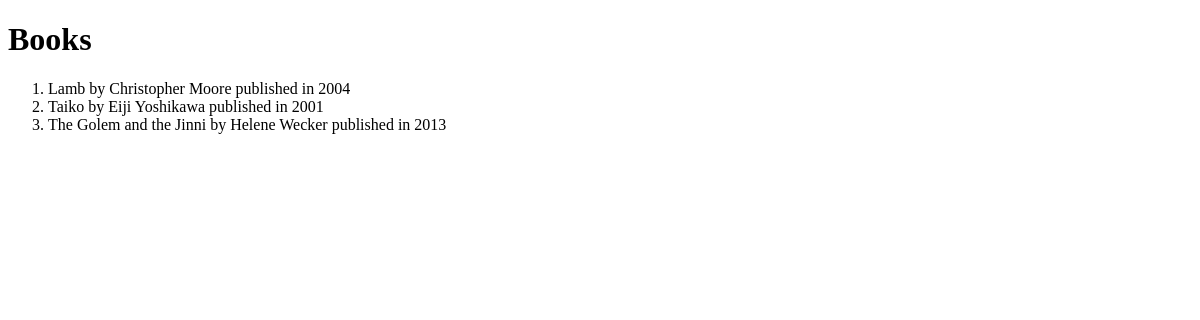
Page /books/ (signed in) on the earlier database version.
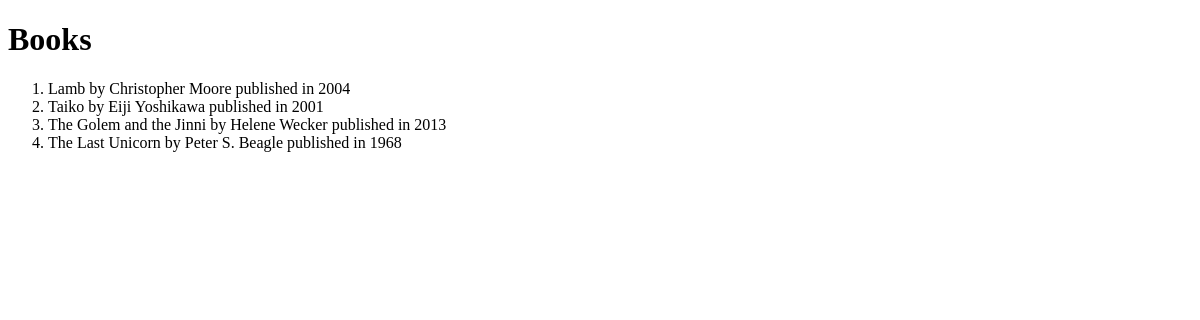
Same page on the later database version.
### libraryapp/models/book.py (models this page shows)
class Book (models.Model):
    title = models.CharField(max_length=50)
    isbn = models.CharField(max_length=50)
    author = models.CharField(max_length=50)
    published = models.IntegerField()
    librarian = models.ForeignKey(Librarian, on_delete=models.CASCADE)
    location = models.ForeignKey(
        Library, related_name="books",
        null=True,
        blank=True,
        on_delete=models.CASCADE)

### libraryapp/views/books/list.py (the view, shortened to what this page needs)
# urls.py: path('books/', book_list, name='books'),
@login_required
def book_list(request):
    if request.method == 'GET':
        with sqlite3.connect(Connection.db_path) as conn:
            conn.row_factory = model_factory(Book)
            db_cursor = conn.cursor()
            db_cursor.execute("""
            select
                b.id,
                b.title,
                b.isbn,
                b.author,
                b.published,
                b.librarian_id,
                b.location_id
            from libraryapp_book b
            """)
            all_books = db_cursor.fetchall()
        template = 'books/list.html'
        context = {
            'all_books': all_books
        }
        return render(request, template, context)
    elif request.method == 'POST':
        form_data = request.POST

### libraryapp/models/modelfactory.py (called while the page is built)
def model_factory(model_type):
    def create(cursor, row):
        instance = model_type()
        smart_row = sqlite3.Row(cursor, row)
        for col in smart_row.keys():
            setattr(instance, col, smart_row[col])
        return instance
    return create

### libraryapp/templates/books/list.html (shortened to what this page needs)
{% load static %}
<!DOCTYPE html>
<html>
  <head>
  </head>
  <body>
    <h1>Books</h1>
    <ol>
    {% for book in all_books %}
        <li>
            {{ book.title }}
            by {{book.author}}
            published in {{book.published}}
        </li>
    {% endfor %}
    </ol>
  </body>
</html>

Differences in the rows shown:
added Book: title "The Last Unicorn", author "Peter S. Beagle", published "1968"
